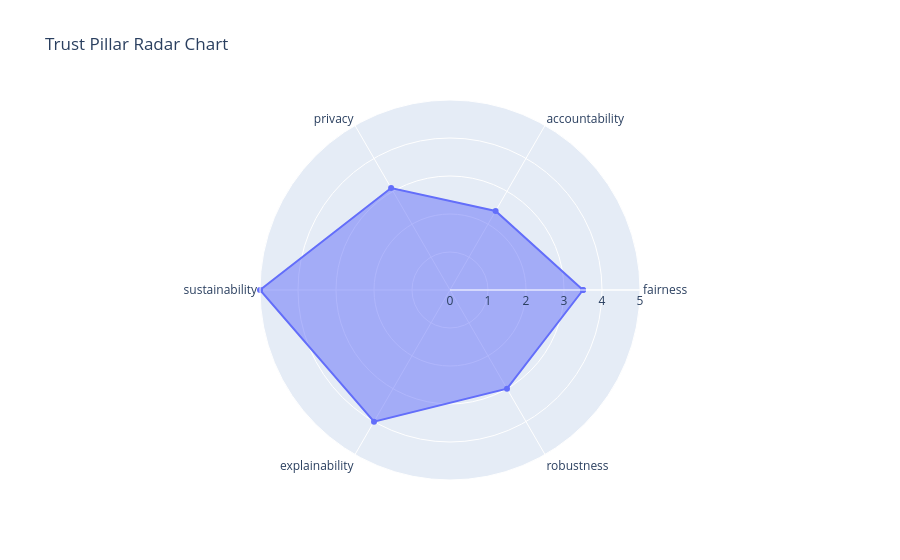

Notebook code cell kept with this figure:
### Code cell
evaluator.plot_radar()

### Figure 1 — Plotly figure (JSON) as saved in the notebook; plotly's stock layout.template omitted (floating-point values rounded to 4 significant figures)
{"data": [{"fill": "toself", "name": "Model Score", "r": [3.5, 2.4, 3.1, 5, 4, 3, 3.5], "theta": ["fairness", "accountability", "privacy", "sustainability", "explainability", "robustness", "fairness"], "type": "scatterpolar"}], "layout": {"polar": {"radialaxis": {"range": [0, 5], "visible": true}}, "showlegend": false, "title": {"text": "Trust Pillar Radar Chart"}}}
